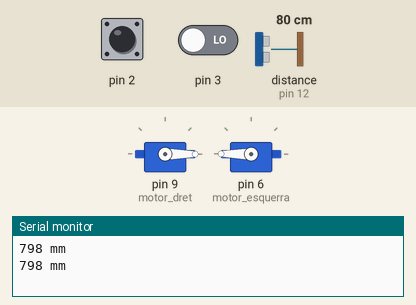
Bench run of a sketch on a simulated Arduino Uno, built with avr-gcc and run on an emulated ATmega328P. Shown: 2 × servo, the last lines printed to the serial monitor. Wiring (inferred from the names in the program): ultrasonic range finder: trigger pin 11; echo pin 12. Inputs (shaded band) come from the test bench; at power-on: pin 3 LOW, distance to the obstacle (sensor on pin 12) 80 cm, pin 2 HIGH. The echo pulse lasts 58.3 µs per cm.

Above: at 1.4 s.
1.5 s: pin 3 driven HIGH
At 3.0 s:
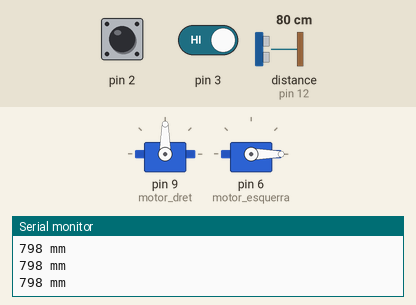
3.3 s: distance to the obstacle (sensor on pin 12) set to 45 cm
4.8 s: distance to the obstacle (sensor on pin 12) set to 35 cm
At 6.0 s:
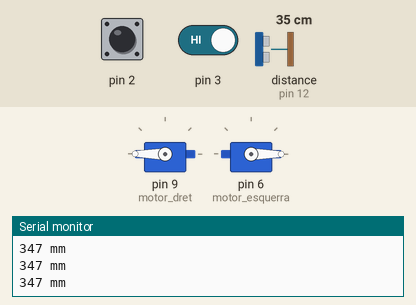
6.3 s: distance to the obstacle (sensor on pin 12) set to 60 cm
At 7.5 s:
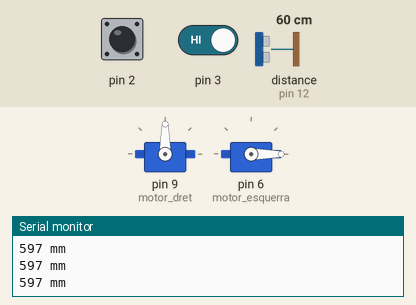
7.8 s: distance to the obstacle (sensor on pin 12) set to 2 cm
At 8.4 s:
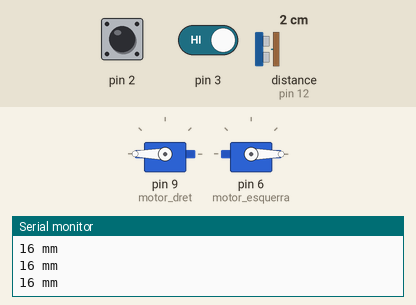
Timing chart, 0 to 10.3 s (numbered marks = the images above; inputs shaded):
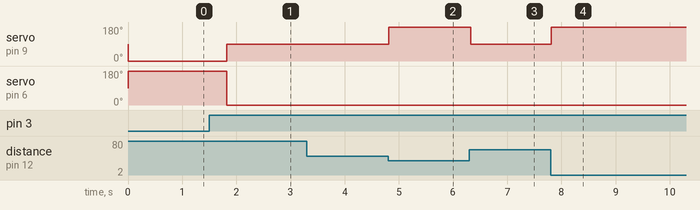

Measured:
- the behaviour switches between 41 and 40 cm on distance to the obstacle (sensor on pin 12) (found by bisection; images 1 and 2)
- after the input at 1.5 s, servo on pin 9 (motor_dret): 0° → 90° after 0.32 s; servo on pin 6 (motor_esquerra): 180° → 0° after 0.32 s
- after the input at 4.8 s, servo on pin 9 (motor_dret): 90° → 180° at once
- after the input at 6.3 s, servo on pin 9 (motor_dret): 180° → 90° at once
- after the input at 7.8 s, servo on pin 9 (motor_dret): 90° → 180° at once

The sketch:

sumo.ino
```cpp
// (licence header left out)
#include <Servo.h>

//declara variables
int ir_dret;
int ir_esquerra;
int NEGRE;
int BLANC;
Servo motor_dret;
Servo motor_esquerra;
const int trigPin = 11;
const int echoPin = 12;

//Definir variables, establir el estat dels pins, inicializar llibrerías, etc... http://arduino.cc/es/Reference/Setup
void setup()
{
  // configura el pin digital 2 i 3 com a input http://arduino.cc/en/Reference/PinMode
  pinMode(2, INPUT);
  pinMode(3, INPUT);
  //defineix blanc i negre de la mateixa manero que ho faran els IR (0 i 1)
  NEGRE = 0;
  BLANC = 1;
  //configura els motors servos als pins 6 i 9 http://arduino.cc/es/Reference/ServoAttach
  motor_dret.attach(9);
  motor_esquerra.attach(6);
  //configura HC-SR04
  Serial.begin (115200);
  pinMode(trigPin, OUTPUT);
  pinMode(echoPin, INPUT);
}

//Programa que s'ejecuta consecutivament http://arduino.cc/es/Reference/loop
void loop()
{
  //Llegir i assignar el valor dels pins 2 i 3 a variables
  ir_dret = digitalRead(2);
  ir_esquerra = digitalRead(3);
  //  send the pulse
  long duration, distance;
  digitalWrite(trigPin, LOW);
  delayMicroseconds(2); // low for 2 microseconds
  digitalWrite(trigPin, HIGH);
  delayMicroseconds(10); // high for 10 microseconds
  digitalWrite(trigPin, LOW);
  duration = pulseIn(echoPin, HIGH); // measure the time to the echo
  distance = (duration/2) / 02.91; // calculate the distance in cm
  if (ir_esquerra == BLANC && ir_dret == BLANC){
    if ( distance > 0 && distance < 150 ){
      motor_dret.write(180);
      motor_esquerra.write(0);
      delay((60));
    }
    if ( distance >= 150 && distance < 400 ){
      motor_dret.write(180);
      motor_esquerra.write(0);
      delay((20));
    }
    if (distance >= 400){
      motor_esquerra.write(0);
      motor_dret.write(90);
      delay((20));
    }
  }
  if (ir_dret == NEGRE || ir_esquerra == NEGRE) {
    //Al llegir ir dret igual que el negre (1), gira amb sentit anti-horari el motor esquerra (endavant), si no llegueix negre para el motor dret per poder girar
      motor_esquerra.write(180);
      motor_dret.write(0);
      delay((600));
  }
    Serial.print(distance);
    Serial.println(" mm");
}
```
